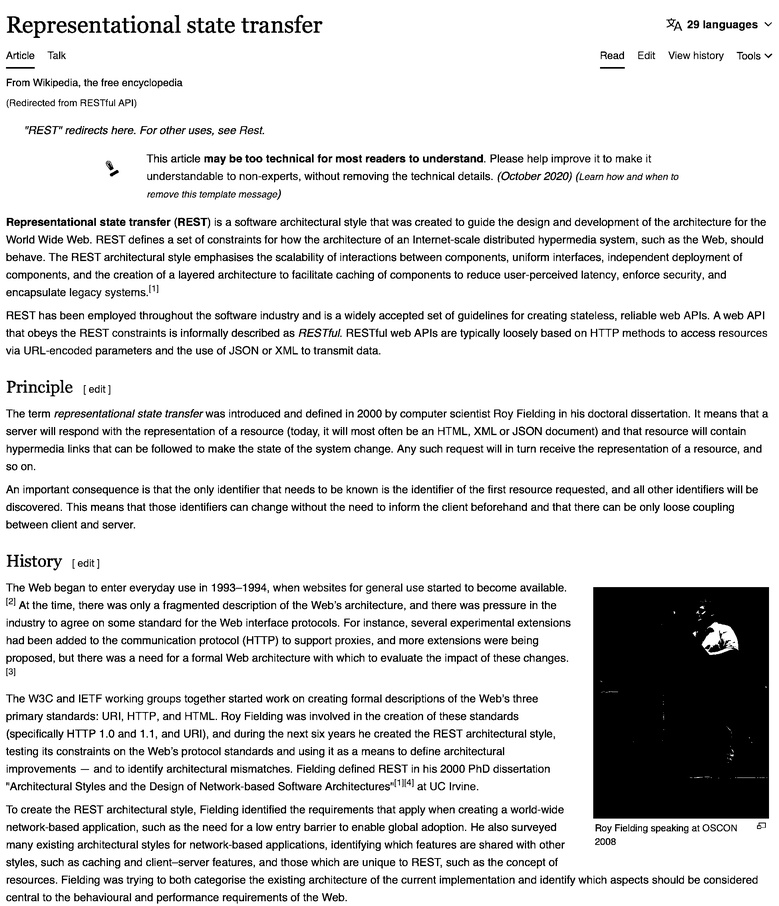
#> input picture example/post_imageFile.jpg, 779 x 906 px, shrunk from 1950 x 2270 before the run
$ python -i preprocessing.py   (imports and definitions only)
#> lines starting #> are read from the running program, lines starting #| are printed output that depends on the picture; after the words box and inside, x2 and y2 are one past the last pixel; in counts of white or black regions, pixels touching at a corner belong together
import cv2


#  read image file
def readimage(imagePath):
#> called with imagePath = 'example/post_imageFile.jpg'
    img = cv2.imread(imagePath)
#> img is the input picture: shape (906, 779, 3); min 0, max 255, mean 219
    return img


# turn image to grayscale image
def turn_grayscale(image):
    return cv2.cvtColor(image, cv2.COLOR_BGR2GRAY)


# remove noise
def remove_noise(image):
    return cv2.medianBlur(image, 1)


# threshold
def threshold(image):
    return cv2.threshold(image, 0, 255, cv2.THRESH_BINARY + cv2.THRESH_OTSU)[1]
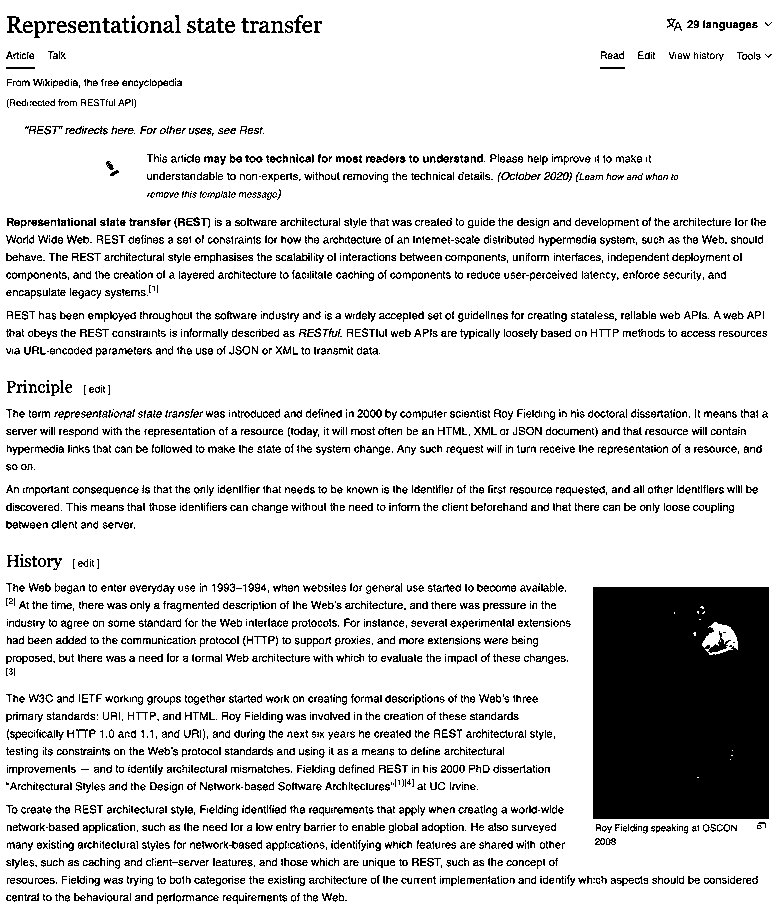
#> returned value: shape (906, 779); 85.2% white; 3221 black regions (1702 under 20 px), largest, box (x1, y1, x2, y2) and area: (593, 587, 769, 819) 40184, (7, 16, 23, 33) 131, (197, 18, 216, 33) 127


# out the processed image file
def output_image_file(imagePath):
    try:
        image = threshold(remove_noise(turn_grayscale(readimage(imagePath))))
        cv2.imwrite(f"post_{imagePath}.jpg", image)
    except Exception as e:
        print("Exception:".str(e))
    return f"post_{imagePath}.jpg"

>>> result = output_image_file('example/post_imageFile.jpg')
